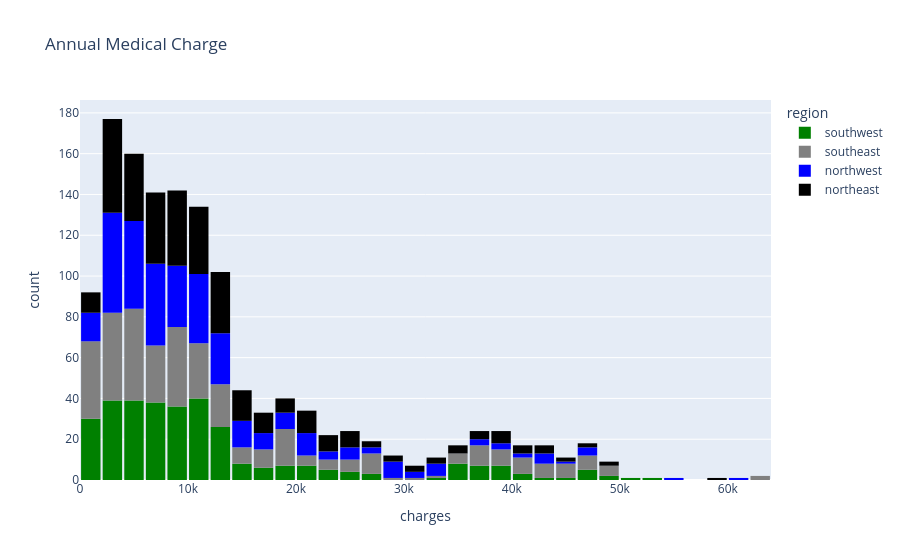

Here is the notebook cell this chart was saved with:
### Code cell
fig = px.histogram(medical_df,x='charges',color='region',
                   color_discrete_sequence=['green','grey','blue','black'],
                   title='Annual Medical Charge')
fig.update_layout(bargap=0.1)
fig.show()

### Figure 1 — Plotly figure (JSON) as saved in the notebook; plotly's stock layout.template omitted (floating-point values rounded to 4 significant figures; data arrays with more than 128 entries replaced by an {"elided": "..."} marker saying what was removed)
{"data": [{"bingroup": "x", "hovertemplate": "region=southwest<br>charges=%{x}<br>count=%{y}<extra></extra>", "legendgroup": "southwest", "marker": {"color": "green", "pattern": {"shape": ""}}, "name": "southwest", "orientation": "v", "showlegend": true, "type": "histogram", "x": {"elided": "325 float values"}, "xaxis": "x", "yaxis": "y"}, {"bingroup": "x", "hovertemplate": "region=southeast<br>charges=%{x}<br>count=%{y}<extra></extra>", "legendgroup": "southeast", "marker": {"color": "grey", "pattern": {"shape": ""}}, "name": "southeast", "orientation": "v", "showlegend": true, "type": "histogram", "x": {"elided": "364 float values"}, "xaxis": "x", "yaxis": "y"}, {"bingroup": "x", "hovertemplate": "region=northwest<br>charges=%{x}<br>count=%{y}<extra></extra>", "legendgroup": "northwest", "marker": {"color": "blue", "pattern": {"shape": ""}}, "name": "northwest", "orientation": "v", "showlegend": true, "type": "histogram", "x": {"elided": "325 float values"}, "xaxis": "x", "yaxis": "y"}, {"bingroup": "x", "hovertemplate": "region=northeast<br>charges=%{x}<br>count=%{y}<extra></extra>", "legendgroup": "northeast", "marker": {"color": "black", "pattern": {"shape": ""}}, "name": "northeast", "orientation": "v", "showlegend": true, "type": "histogram", "x": {"elided": "324 float values"}, "xaxis": "x", "yaxis": "y"}], "layout": {"bargap": 0.1, "barmode": "relative", "legend": {"title": {"text": "region"}, "tracegroupgap": 0}, "title": {"text": "Annual Medical Charge"}, "xaxis": {"anchor": "y", "domain": [0, 1], "title": {"text": "charges"}}, "yaxis": {"anchor": "x", "domain": [0, 1], "title": {"text": "count"}}}}
